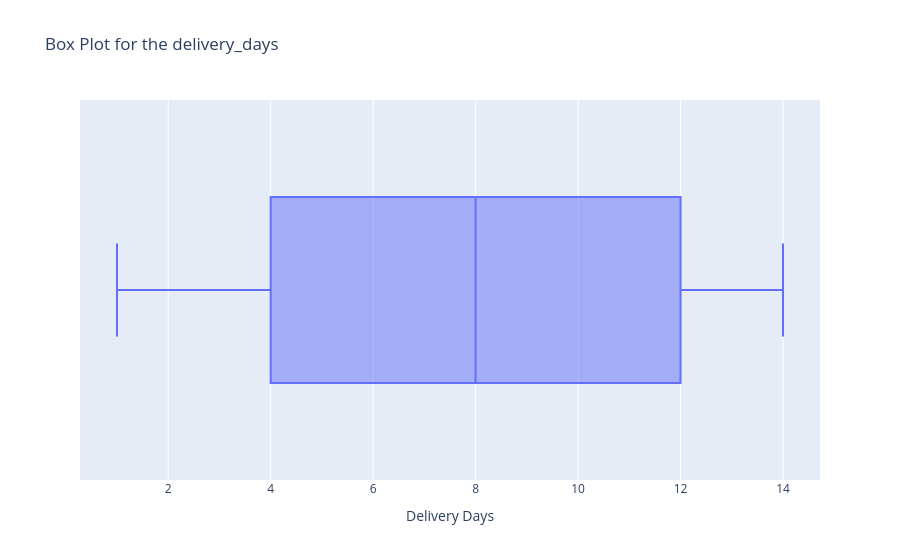

Notebook cell for this chart:
### Code cell
import plotly.express as px
fig=px.box(df,x='delivery_days', title='Box Plot for the delivery_days',labels={'delivery_days': 'Delivery Days'})
fig.show()

### Figure 1 — Plotly figure (JSON) as saved in the notebook; plotly's stock layout.template omitted (floating-point values rounded to 4 significant figures; data arrays with more than 128 entries replaced by an {"elided": "..."} marker saying what was removed)
{"data": [{"alignmentgroup": "True", "hovertemplate": "Delivery Days=%{x}<extra></extra>", "legendgroup": "", "marker": {"color": "#636efa"}, "name": "", "notched": false, "offsetgroup": "", "orientation": "h", "showlegend": false, "type": "box", "x": {"elided": "200 float values"}, "x0": " ", "xaxis": "x", "y0": " ", "yaxis": "y"}], "layout": {"boxmode": "group", "legend": {"tracegroupgap": 0}, "title": {"text": "Box Plot for the delivery_days"}, "xaxis": {"anchor": "y", "domain": [0, 1], "title": {"text": "Delivery Days"}}, "yaxis": {"anchor": "x", "domain": [0, 1]}}}
